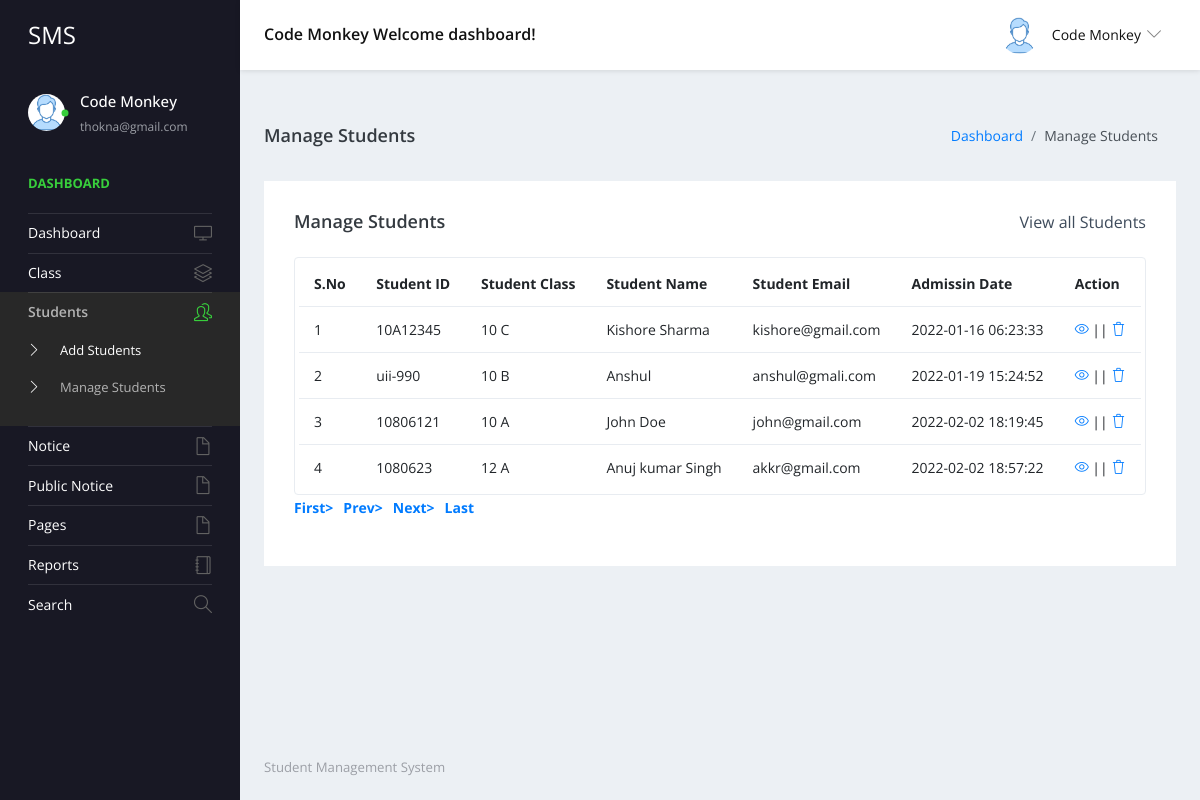
/studentms/admin/manage-students.php (signed in), run on the app's committed database.
### tables this page shows
CREATE TABLE `tblstudent` (
  `ID` int(10) NOT NULL,
  `StudentName` varchar(200) DEFAULT NULL,
  `StudentEmail` varchar(200) DEFAULT NULL,
  `StudentClass` varchar(100) DEFAULT NULL,
  `Gender` varchar(50) DEFAULT NULL,
  `DOB` date DEFAULT NULL,
  `StuID` varchar(200) DEFAULT NULL,
  `FatherName` mediumtext DEFAULT NULL,
  `MotherName` mediumtext DEFAULT NULL,
  `ContactNumber` bigint(10) DEFAULT NULL,
  `AltenateNumber` bigint(10) DEFAULT NULL,
  `Address` mediumtext DEFAULT NULL,
  `UserName` varchar(200) DEFAULT NULL,
  `Password` varchar(200) DEFAULT NULL,
  `Image` varchar(200) DEFAULT NULL,
  `DateofAdmission` timestamp NULL DEFAULT current_timestamp()
);

CREATE TABLE `tblclass` (
  `ID` int(5) NOT NULL,
  `ClassName` varchar(50) DEFAULT NULL,
  `Section` varchar(20) DEFAULT NULL,
  `CreationDate` timestamp NULL DEFAULT current_timestamp()
);

### studentms/admin/manage-students.php (the view, shortened to what this page needs)
<?php
include('includes/dbconnection.php');
if (strlen($_SESSION['sturecmsaid']==0)) {
  header('location:logout.php');
  } else{
?>
<!DOCTYPE html>
<html lang="en">
  <head>
    <link rel="stylesheet" href="vendors/simple-line-icons/css/simple-line-icons.css">
    <link rel="stylesheet" href="vendors/flag-icon-css/css/flag-icon.min.css">
    <link rel="stylesheet" href="vendors/css/vendor.bundle.base.css">
    <link rel="stylesheet" href="./vendors/daterangepicker/daterangepicker.css">
    <link rel="stylesheet" href="./vendors/chartist/chartist.min.css">
    <link rel="stylesheet" href="./css/style.css">
  </head>
  <body>
    <div class="container-scroller">
     <?php include_once('includes/header.php');?>
      <div class="container-fluid page-body-wrapper">
        <?php include_once('includes/sidebar.php');?>
        <div class="main-panel">
          <div class="content-wrapper">
             <div class="page-header">
              <h3 class="page-title"> Manage Students </h3>
              <nav aria-label="breadcrumb">
                <ol class="breadcrumb">
                  <li class="breadcrumb-item"><a href="dashboard.php">Dashboard</a></li>
                  <li class="breadcrumb-item active" aria-current="page"> Manage Students</li>
                </ol>
              </nav>
            </div>
            <div class="row">
              <div class="col-md-12 grid-margin stretch-card">
                <div class="card">
                  <div class="card-body">
                    <div class="d-sm-flex align-items-center mb-4">
                      <h4 class="card-title mb-sm-0">Manage Students</h4>
                      <a href="#" class="text-dark ml-auto mb-3 mb-sm-0"> View all Students</a>
                    </div>
                    <div class="table-responsive border rounded p-1">
                      <table class="table">
                        <thead>
                          <tr>
                            <th class="font-weight-bold">S.No</th>
                            <th class="font-weight-bold">Student ID</th>
                            <th class="font-weight-bold">Student Class</th>
                            <th class="font-weight-bold">Student Name</th>
                            <th class="font-weight-bold">Student Email</th>
                            <th class="font-weight-bold">Admissin Date</th>
                            <th class="font-weight-bold">Action</th>
                          </tr>
                        </thead>
                        <tbody>
                           <?php
                            if (isset($_GET['pageno'])) {
            $pageno = $_GET['pageno'];
        } else {
            $pageno = 1;
        }
        $no_of_records_per_page = 15;
        $offset = ($pageno-1) * $no_of_records_per_page;
       $ret = "SELECT ID FROM tblstudent";
$query1 = $dbh -> prepare($ret);
$query1->execute();
$total_rows=$query1->rowCount();
$total_pages = ceil($total_rows / $no_of_records_per_page);
$sql="SELECT tblstudent.StuID,tblstudent.ID as sid,tblstudent.StudentName,tblstudent.StudentEmail,tblstudent.DateofAdmission,tblclass.ClassName,tblclass.Section from tblstudent join tblclass on tblclass.ID=tblstudent.StudentClass LIMIT $offset, $no_of_records_per_page";
$query = $dbh -> prepare($sql);
$query->execute();
$results=$query->fetchAll(PDO::FETCH_OBJ);
$cnt=1;
if($query->rowCount() > 0)
{
foreach($results as $row)
{               ?>
                          <tr>
                            <td><?php echo htmlentities($cnt);?></td>
                            <td><?php  echo htmlentities($row->StuID);?></td>
                            <td><?php  echo htmlentities($row->ClassName);?> <?php  echo htmlentities($row->Section);?></td>
                            <td><?php  echo htmlentities($row->StudentName);?></td>
                            <td><?php  echo htmlentities($row->StudentEmail);?></td>
                            <td><?php  echo htmlentities($row->DateofAdmission);?></td>
                            <td>
                              <div><a href="edit-student-detail.php?editid=<?php echo htmlentities ($row->sid);?>"><i class="icon-eye"></i></a>
                                                || <a href="manage-students.php?delid=<?php echo ($row->sid);?>" onclick="return confirm('Do you really want to Delete ?');"> <i class="icon-trash"></i></a></div>
                            </td>
                          </tr><?php $cnt=$cnt+1;}} ?>
                        </tbody>
                      </table>
                    </div>
                    <div align="left">
    <ul class="pagination" >
        <li><a href="?pageno=1"><strong>First></strong></a></li>
        <li class="<?php if($pageno <= 1){ echo 'disabled'; } ?>">
            <a href="<?php if($pageno <= 1){ echo '#'; } else { echo "?pageno=".($pageno - 1); } ?>"><strong style="padding-left: 10px">Prev></strong></a>
        </li>
        <li class="<?php if($pageno >= $total_pages){ echo 'disabled'; } ?>">
            <a href="<?php if($pageno >= $total_pages){ echo '#'; } else { echo "?pageno=".($pageno + 1); } ?>"><strong style="padding-left: 10px">Next></strong></a>
        </li>
        <li><a href="?pageno=<?php echo $total_pages; ?>"><strong style="padding-left: 10px">Last</strong></a></li>
    </ul>
</div>
                  </div>
                </div>
              </div>
            </div>
          </div>
         <?php include_once('includes/footer.php');?>
        </div>
      </div>
    </div>
  </body>
</html><?php }  ?>

### studentms/admin/includes/header.php (shortened to what this page needs)
<nav class="navbar default-layout-navbar col-lg-12 col-12 p-0 fixed-top d-flex flex-row">
    <div class="navbar-brand-wrapper d-flex align-items-center">
        <a class="navbar-brand brand-logo" href="dashboard.php">
            <strong style="color: white;">SMS</strong>
        </a>
    </div>
    <?php
    $aid = $_SESSION['sturecmsaid'];
    $sql = "SELECT * from tbladmin where ID=:aid";
    $query = $dbh->prepare($sql);
    $query->bindParam(':aid', $aid, PDO::PARAM_STR);
    $query->execute();
    $results = $query->fetchAll(PDO::FETCH_OBJ);
    if ($query->rowCount() > 0)
    {
    foreach ($results
    as $row)
    { ?>
    <div class="navbar-menu-wrapper d-flex align-items-center flex-grow-1">
        <h5 class="mb-0 font-weight-medium d-none d-lg-flex"><?php echo htmlentities($row->AdminName); ?> Welcome
            dashboard!</h5>
        <ul class="navbar-nav navbar-nav-right ml-auto">
            <li class="nav-item dropdown d-none d-xl-inline-flex user-dropdown">
                <a class="nav-link dropdown-toggle" id="UserDropdown" href="#" data-toggle="dropdown"
                   aria-expanded="false">
                    <img class="img-xs rounded-circle ml-2" src="images/faces/face8.jpg" alt="Profile image"> <span
                            class="font-weight-normal"> <?php echo htmlentities($row->AdminName); ?> </span>
                </a>
                    <?php $cnt = $cnt + 1;
                    }
                    } ?>
            </li>
        </ul>
    </div>
</nav>

### studentms/admin/includes/sidebar.php (shortened to what this page needs)
<nav class="sidebar sidebar-offcanvas" id="sidebar">
          <ul class="nav">
            <li class="nav-item nav-profile">
              <a href="#" class="nav-link">
                <div class="profile-image">
                  <img class="img-xs rounded-circle" src="images/faces/face8.jpg" alt="profile image">
                  <div class="dot-indicator bg-success"></div>
                </div>
                <div class="text-wrapper">
                  <?php
         $aid= $_SESSION['sturecmsaid'];
$sql="SELECT * from tbladmin where ID=:aid";
$query = $dbh -> prepare($sql);
$query->bindParam(':aid',$aid,PDO::PARAM_STR);
$query->execute();
$results=$query->fetchAll(PDO::FETCH_OBJ);
$cnt=1;
if($query->rowCount() > 0)
{
foreach($results as $row)
{               ?>
                  <p class="profile-name"><?php  echo htmlentities($row->AdminName);?></p>
                  <p class="designation"><?php  echo htmlentities($row->Email);?></p><?php $cnt=$cnt+1;}} ?>
                </div>
              </a>
            </li>
            <li class="nav-item nav-category">
              <span class="nav-link">Dashboard</span>
            </li>
            <li class="nav-item">
              <a class="nav-link" href="dashboard.php">
                <span class="menu-title">Dashboard</span>
                <i class="icon-screen-desktop menu-icon"></i>
              </a>
            </li>
            <li class="nav-item">
              <a class="nav-link" data-toggle="collapse" href="#ui-basic" aria-expanded="false" aria-controls="ui-basic">
                <span class="menu-title">Class</span>
                <i class="icon-layers menu-icon"></i>
              </a>
            </li>
            <li class="nav-item">
              <a class="nav-link" data-toggle="collapse" href="#ui-basic1" aria-expanded="false" aria-controls="ui-basic1">
                <span class="menu-title">Students</span>
                <i class="icon-people menu-icon"></i>
              </a>
              <div class="collapse" id="ui-basic1">
                <ul class="nav flex-column sub-menu">
                  <li class="nav-item"> <a class="nav-link" href="add-students.php">Add Students</a></li>
                  <li class="nav-item"> <a class="nav-link" href="manage-students.php">Manage Students</a></li>
                </ul>
              </div>
            </li>
            <li class="nav-item">
              <a class="nav-link" data-toggle="collapse" href="#auth" aria-expanded="false" aria-controls="auth">
                <span class="menu-title">Notice</span>
                <i class="icon-doc menu-icon"></i>
              </a>
            </li>
            <li class="nav-item">
              <a class="nav-link" data-toggle="collapse" href="#auth1" aria-expanded="false" aria-controls="auth">
                <span class="menu-title">Public Notice</span>
                <i class="icon-doc menu-icon"></i>
              </a>
              <li class="nav-item">
              <a class="nav-link" data-toggle="collapse" href="#auth2" aria-expanded="false" aria-controls="auth">
                <span class="menu-title">Pages</span>
                <i class="icon-doc menu-icon"></i>
              </a>
            </li>
              <li class="nav-item">
              <a class="nav-link" href="between-dates-reports.php">
                <span class="menu-title">Reports</span>
                <i class="icon-notebook menu-icon"></i>
              </a>
            </li>
            <li class="nav-item">
              <a class="nav-link" href="search.php">
                <span class="menu-title">Search</span>
                <i class="icon-magnifier menu-icon"></i>
              </a>
            </li>
            </li>
          </ul>
        </nav>

### data on the page
tblstudent: StuID "10A12345", tblclass.ClassName "10", tblclass.Section "C", StudentName "Kishore Sharma", StudentEmail "kishore@gmail.com", DateofAdmission "2022-01-16 06:23:33"
tblstudent: StuID "uii-990", tblclass.ClassName "10", tblclass.Section "B", StudentName "Anshul", StudentEmail "anshul@gmali.com", DateofAdmission "2022-01-19 15:24:52"
tblstudent: StuID "10806121", tblclass.ClassName "10", tblclass.Section "A", StudentName "John Doe", StudentEmail "john@gmail.com", DateofAdmission "2022-02-02 18:19:45"
tblstudent: StuID "1080623", tblclass.ClassName "12", tblclass.Section "A", StudentName "Anuj kumar Singh", StudentEmail "akkr@gmail.com", DateofAdmission "2022-02-02 18:57:22"

### other printed values
$row->AdminName "Code Monkey"
$row->Email "thokna@gmail.com"
